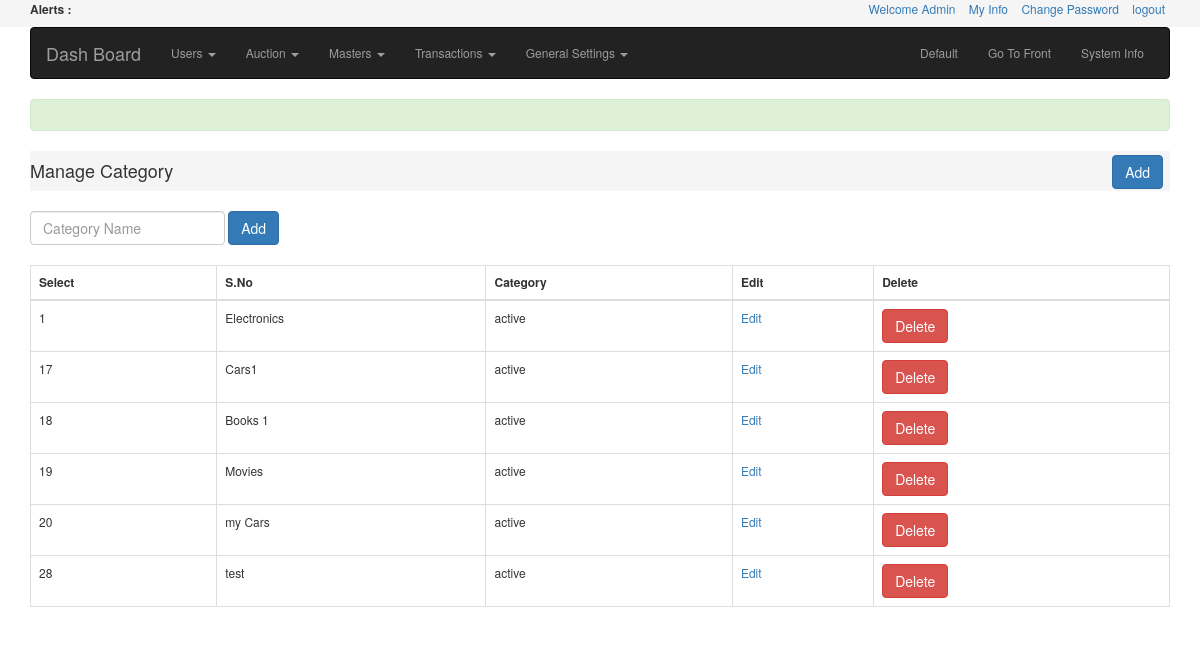
The app's page /admin/manage_category.php, older data.
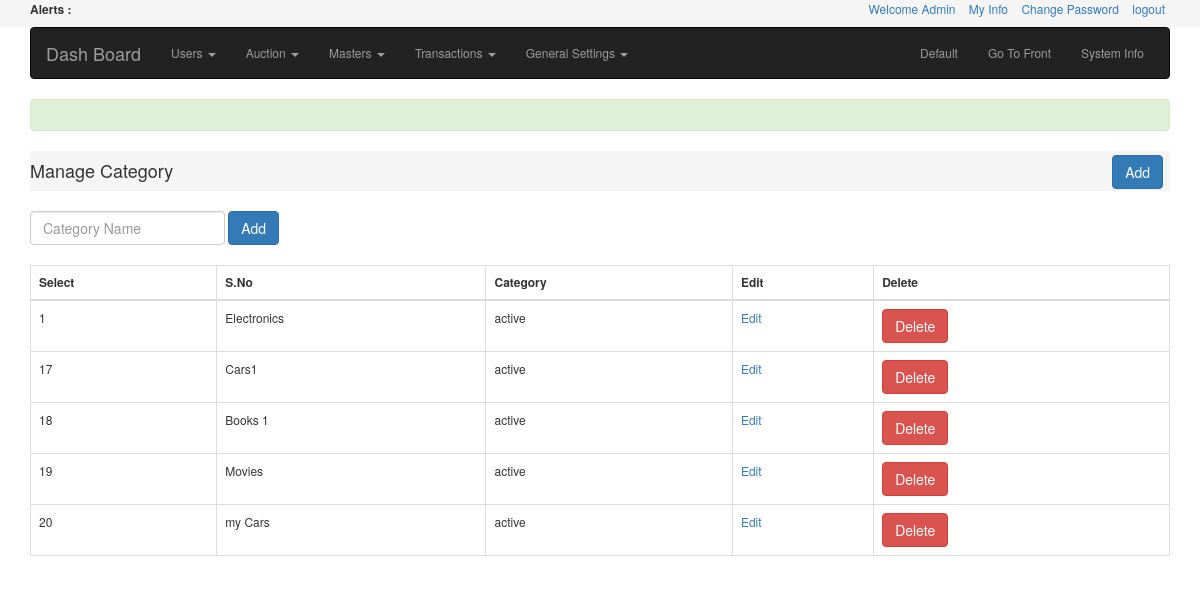
The same page, newer data.
### tables this page shows
CREATE TABLE IF NOT EXISTS `auction_categories` (
  `id` int(11) NOT NULL AUTO_INCREMENT,
  `category` varchar(50) NOT NULL,
  `product_counts` int(4) NOT NULL,
  `status` enum('active','inactive') NOT NULL,
  `created_at` int(11) NOT NULL,
  PRIMARY KEY (`id`)
);

### includes/db.php (called while the page is built, shortened)
<?php
class db{
	function connect($host, $user, $pass, $base_name)
	{
		$db = mysql_select_db($base_name);
	}
	function getAll($query)
	{
		$result = mysql_query($query);
		$res = array();
		while($rows = mysql_fetch_assoc($result)){
			$res[] = $rows;
		}
		return $res;
	}
}

### init.php (called while the page is built, shortened)
<?php
include('includes/db.php');
$db = new db;

### admin/manage_category.php (the view, shortened to what this page needs)
<?php
include('../init.php');
$sql = "SELECT * FROM auction_categories";
$data = $db->getAll($sql);
include('header.php');
?>
<div class="alert alert-success" id="responsemsg"></div>
<div class="table_header">
	<div class="admin_tbl_title"><h4>Manage Category</h4></div>
	<button id="addCategoryBtn" class="btn btn-primary addCategoryBtn">Add</button>
</div>
<?php if(isset($_GET['edit'])){ ?>
<form class="form-inline" method="post" action="<?php $_SERVER['PHP_SELF'] ?>">
        <div class="form-group">
            <input type="text" class="form-control" id="inputAddCategory" name="inputAddCategory" value="<?php  echo $category->getName($catid); ?>">
            <input type="text" name="categoryid" value="<?php echo $catid = $_GET['edit']; ?>">
        </div>
        <input type="submit" name="editcategory" value="Edit" >
</form>
<?php }else{ ?>
    <form id="categoryform" name="categoryform" class="form-inline" method="post">
        <div class="form-group">
            <input type="text" class="form-control" id="inputAddCategory" name="inputAddCategory" placeholder="Category Name">
        </div>
        <button id="submitCategory" name="submitCategory" class="btn btn-primary">Add</button>
    </form>
<?php } ?>
<table class="table table-bordered">
   <thead>
      <tr>
         <th>Select</th>
         <th>S.No</th>
         <th>Category</th>
         <th>Edit</th>
         <th>Delete</th>
      </tr>
   </thead>
   <tbody>
      <?php foreach ($data as $value){ ?>
      <tr>
         <td><?php echo $value['id'] ?></td>
         <td><?php echo $value['category'] ?></td>
         <td><?php echo $value['status'] ?></td>
         <td>
            <a href="?edit=<?php echo $value['id'] ?>">Edit</a>
          </td>
          <td>
          <button id="deleteCategory" data-categoryid="<?php echo $value['id'] ?>" type="button" class="btn btn-danger">Delete</button>
          </td>
      </tr>
      <?php } ?>
   </tbody>
</table>
<?php include('footer.php'); ?>

Row changes from the older to the newer data that the page shows:
removed auction_categories: id "28", category "test", status "active"
